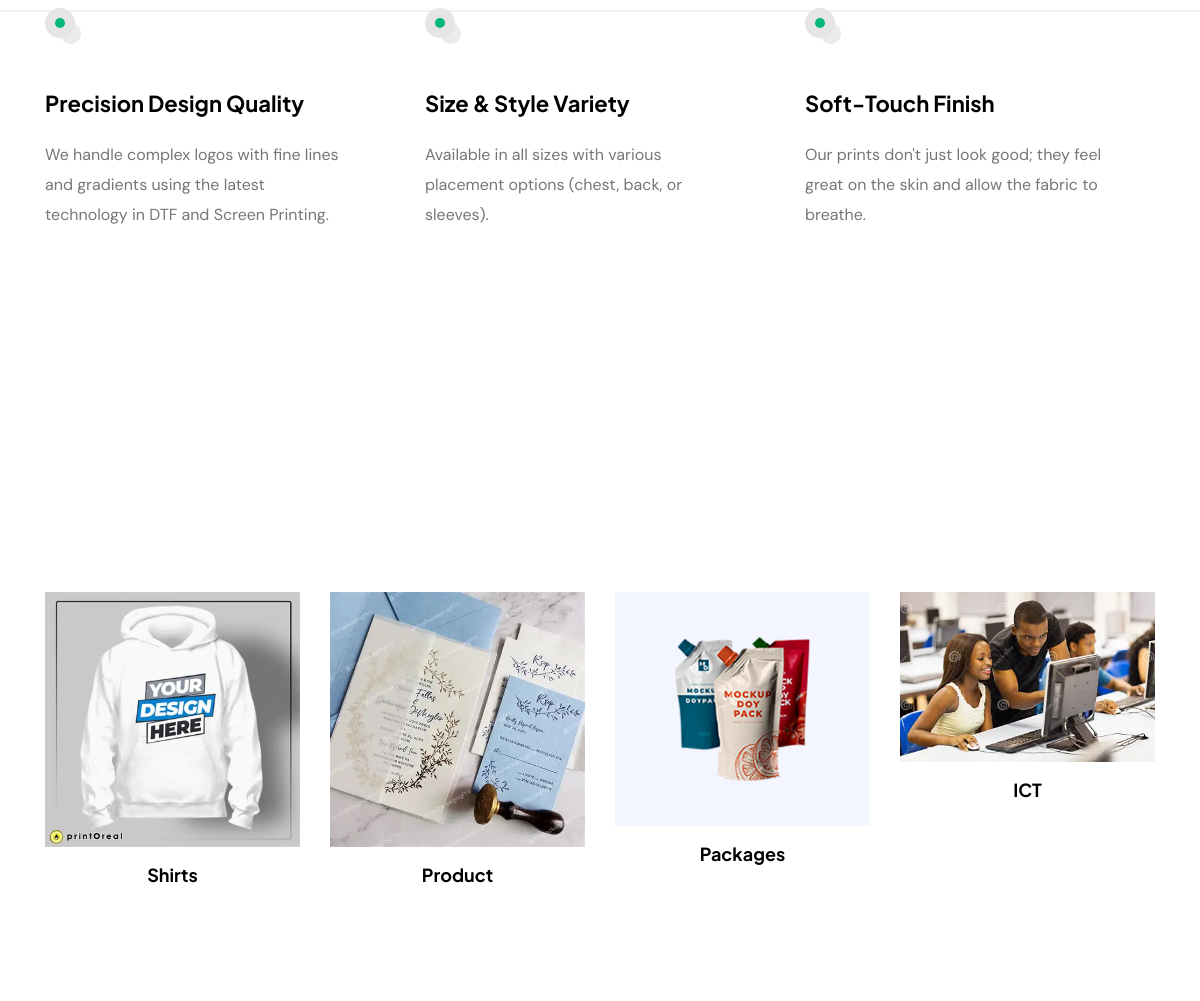
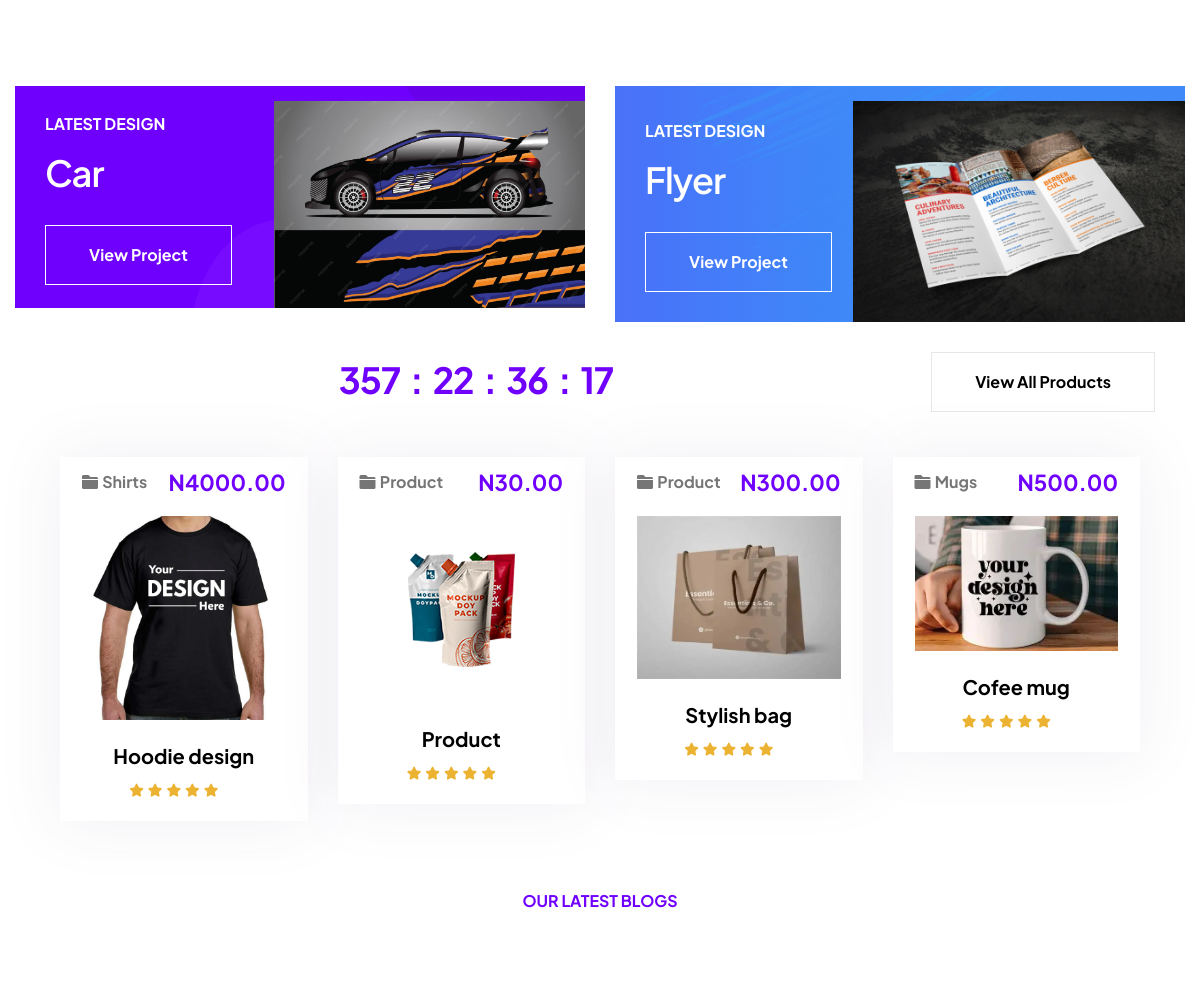
The app's page /service/ (middle part), older data (2 pictures, top to bottom).
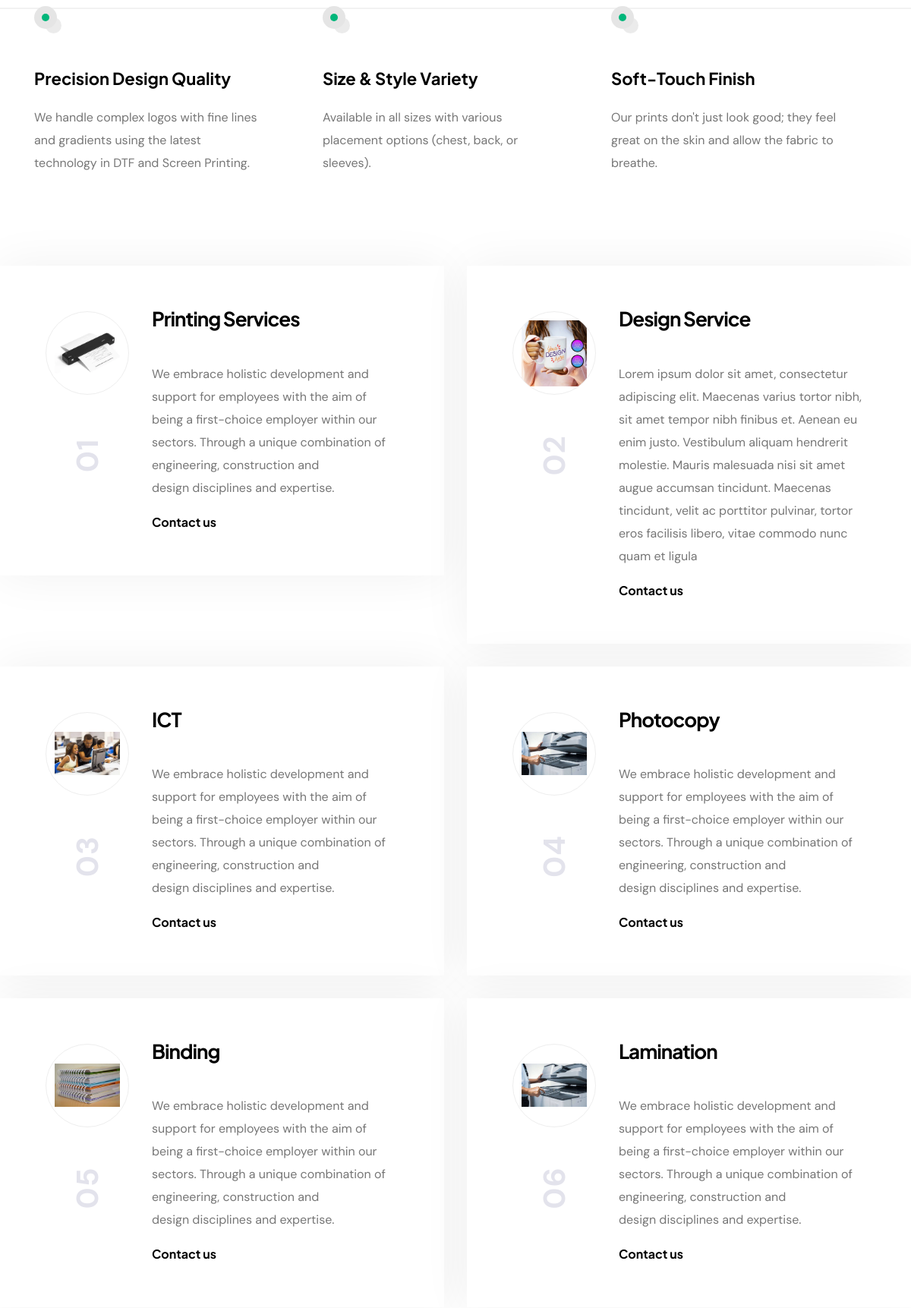
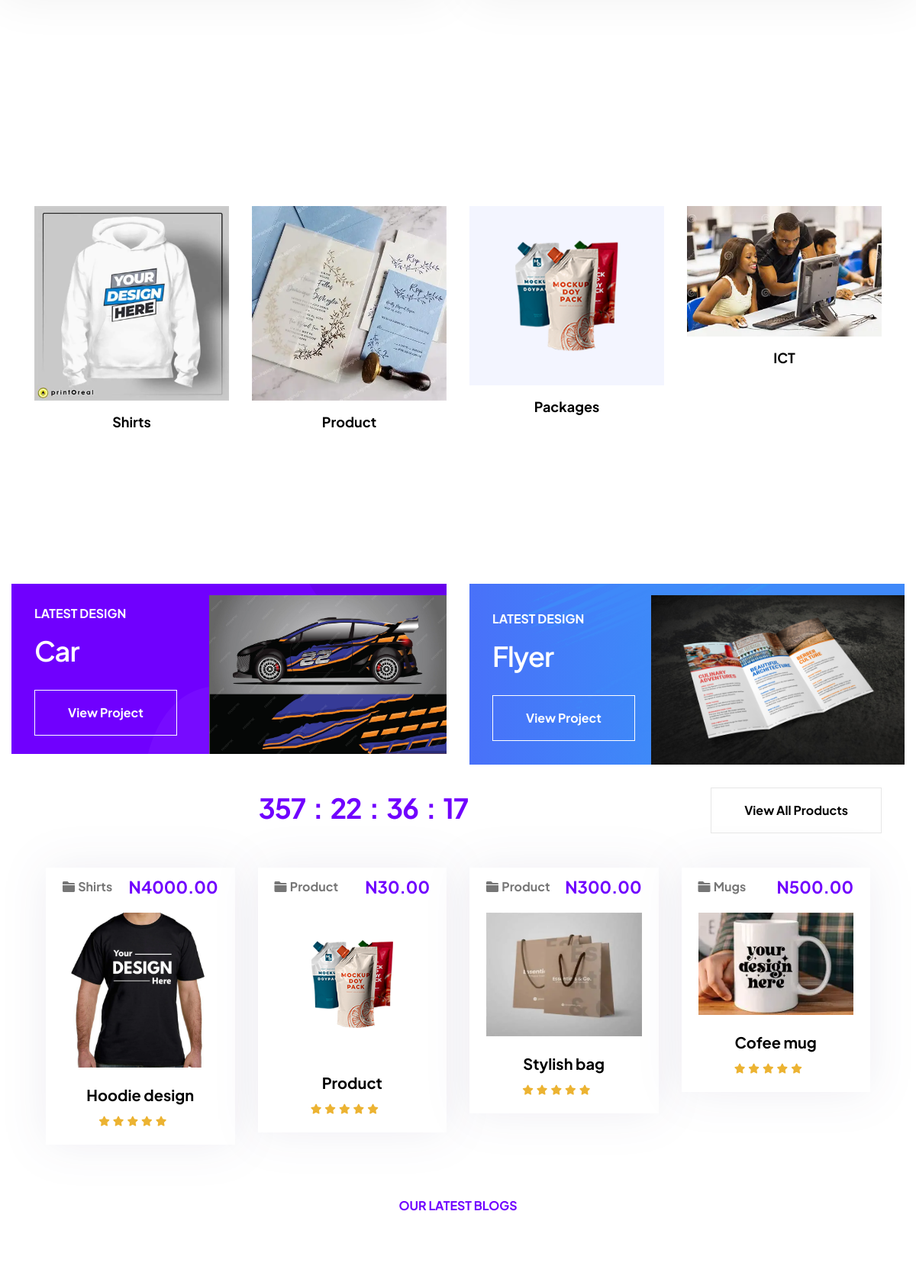
The same page, newer data (2 pictures, top to bottom).
### beltechApp/models.py (models this page shows, shortened)
class Homepage_service_area(models.Model):
    title = models.CharField(max_length=50)
    description = models.CharField(max_length=200)
    image = models.ImageField(upload_to='media/')

class Category(models.Model):
    name = models.CharField(max_length=100, unique=True)
    slug = models.SlugField(max_length=120, unique=True, blank=True)
    image = models.ImageField(upload_to='services-category/', null =True)
    class Meta:
        verbose_name_plural = "Categories"

class Already_done_project(models.Model):
    title =models.CharField(max_length=50)
    description = CKEditor5Field('Description', config_name='default')
    image = models.ImageField(upload_to='projects/')
    category = models.ForeignKey(Category, on_delete=models.CASCADE, related_name='readymade')
    date = models.DateTimeField(auto_now_add=True)

class Products(models.Model):
    category = models.ForeignKey(Category, on_delete=models.CASCADE, related_name='services')
    name = models.CharField(max_length=200)
    description = CKEditor5Field('Description', config_name='default')
    base_price = models.DecimalField(max_digits=10, decimal_places=2)
    image = models.ImageField(upload_to='services/')
    date = models.DateTimeField(auto_now_add=True, null=True)
    is_available = models.BooleanField(default=True)
    is_latest = models.BooleanField(default=False)

class Service(models.Model):
    name = models.CharField(max_length=200)
    description = CKEditor5Field('Description', config_name='default')
    image = models.ImageField(upload_to='services/')
    date = models.DateTimeField(auto_now_add=True, null=True)

### beltechApp/views.py (the view)
# urls.py: path('service/', views.service, name='service' ),
def service(request):
    latest_product = Already_done_project.objects.all().order_by('-date')[:2]
    category = Category.objects.all()
    breadcrumb = printingHomePageImage.objects.all()
    products = Products.objects.all()
    features = Homepage_service_area.objects.all()[:3]
    recent_blogs =BlogPost.objects.all().order_by('-created_at')[:3]
    logo = Logo.objects.first()
    service =Service.objects.all()
    context = {
        'categories':category,
        'navs':breadcrumb,
        'products':products,
        'latests':latest_product,
        'recent_blogs':recent_blogs,
        'logo': logo,
        'features':features,
        'services':service
    }
    return render(request, 'beltechApp/service.html', context)

### beltechApp/context_processors.py (called while the page is built)
def site_settings(request):
    return {
        'logo': Logo.objects.first(), # Grabs the first logo in your database
        'search_form': BlogSearchForm(request.GET or None) # This captures the query if it exists
    }

### beltechApp/models.py (called while the page is built)
    def __str__(self):
        return self.username

### beltechApp/templates/beltechApp/service.html (shortened to what this page needs)
{% extends 'beltechApp/base/base.html' %}
{% load static %}
{% block content %}
<div id="smooth-wrapper">
    {% include 'beltechApp/refactors/features.html'%}
    <div class="row">
        {% for service in services %}
        <div class="col-xl-6 col-lg-6">
            <div class="tp-service-2-wrapper mb-30 wow fadeInUp" data-wow-delay=".3s">
                <div class="tp-service-2-icon-box">
                    <div class="tp-service-2-icon">
                        <span>
                            <img src="{{ service.image.url }}" alt="{{ service.name }}">
                        </span>
                    </div>
                    <div class="tp-service-2-number">
                        <span>0{{ forloop.counter }}</span>
                    </div>
                </div>
                <div class="tp-service-2-content">
                    <h4 class="tp-service-2-title"><a href="service-details.html">{{ service.name }}</a></h4>
                    <p class="tp-service-2-paragraph">{{ service.description | safe }}</p>
                    <div class="tp-service-2-button">
                        <a class="tp-service-2-btn" href="service-details.html">Contact us</a>
                    </div>
                </div>
            </div>
        </div>
        {% endfor %}
    </div>
    <section class="tp-product-2-area pt-120 pb-120">
        <div class="container">
            <div class="row">
                <div class="tp-section-title-wrapper mb-30">
                    <h3 class="tp-section-title mb-35 tp-split-text right">Explore All Catagories</h3>
                </div>
            </div>
            <div class="row">
                <div class="col-xxl-12">
                    <div class="tp-product-2-slider p-relative">
                        <div class="tp-product-2-active swiper-container wow fadeInUp">
                            <div class="swiper-wrapper">
                                {% for category in categories %}
                                <div class="tp-product-2-wrapper tp-costom-wrapper-hover fix swiper-slide">
                                    <div class="tp-product-2-thumb fix mb-15">
                                        <div class="tp-costom-inner-hover">
                                            <a href="shop-details.html"><img src="{{ category.image.url }}" alt=""></a>
                                        </div>
                                    </div>
                                    <div class="tp-product-2-content text-center">
                                        <h4 class="tp-product-2-title"><a href="shop-details.html">{{ category.name }}</a></h4>
                                    </div>
                                </div>
                                {% endfor %}
                            </div>
                        </div>
                    </div>
                </div>
            </div>
        </div>
    </section>
    {% include 'beltechApp/refactors/latest_design.html'%}
    <section class="tp-product-area pb-40">
        <div class="container">
            <div class="row align-items-center mb-45">
                <div class="col-xl-8 col-lg-8">
                    <div class="tp-product-3-coundown-wrapper d-flex">
                        <div class="tp-product-3-coundown-title mr-30">
                            <h3 class="tp-split-text right">Date of the Day</h3>
                        </div>
                        <div class="tp-product-3-countdown" data-countdown data-date="Dec 30 2026 20:20:12">
                            <div class="tp-product-3-countdown-inner">
                                <ul>
                                    <li><span data-days>0</span>:</li>
                                    <li><span data-hours>0</span>:</li>
                                    <li><span data-minutes>0</span>:</li>
                                    <li><span data-seconds>0</span></li>
                                </ul>
                            </div>
                        </div>
                    </div>
                </div>
                <div class="col-xl-4 col-lg-4">
                    <div class="tp-product-3-coundown-btn d-flex justify-content-end">
                        <a class="tp-btn-border" href="cart.html"><span>View All Products</span></a>
                    </div>
                </div>
            </div>
            <div class="container">
                <div class="row">
                    {% for product in products %}
                        <div class="col-xl-3 col-lg-4 col-md-6 col-sm-6">
                            {% include 'beltechApp/refactors/item_list.html' %}
                        </div>
                    {% endfor %}
                </div>
            </div>
        </div>
    </section>
    {% include 'beltechApp/refactors/latest_blog.html'%}
</div>
{% endblock %}

### beltechApp/templates/beltechApp/base/base.html (shortened to what this page needs)
{% load static %}
<!doctype html>
<html class="no-js" lang="zxx">
<head>
    <link rel="stylesheet" href="{% static 'beltechApp/assets/css/bootstrap.css' %}">
    <link rel="stylesheet" href="{% static 'beltechApp/assets/css/animate.css' %}">
    <link rel="stylesheet" href="{% static 'beltechApp/assets/css/swiper-bundle.css' %}">
    <link rel="stylesheet" href="{% static 'beltechApp/assets/css/slick.css' %}">
    <link rel="stylesheet" href="{% static 'beltechApp/assets/css/magnific-popup.css' %}">
    <link rel="stylesheet" href="{% static 'beltechApp/assets/css/font-awesome-pro.css' %}">
    <link rel="stylesheet" href="{% static 'beltechApp/assets/css/flaticon_presvilla.css' %}">
    <link rel="stylesheet" href="{% static 'beltechApp/assets/css/spacing.css' %}">
    <link rel="stylesheet" href="{% static 'beltechApp/assets/css/main.css' %}">
</head>
<body class="tp-magic-cursor">
<body>
    {% block content %}
    {% endblock %}
</body>
</html>

### beltechApp/templates/beltechApp/refactors/features.html (shortened to what this page needs)
<section class="tp-feature-2-area pt-120 pb-90">
    <div class="container">
        <div class="row">
            <div class="co-xl-6">
            </div>
        </div>
        <div class="row mb-50">
            <div class="col-xl-4 col-lg-4 col-md-4">
                <div class="tp-feature-2-top-wrapper">
                    <div class="tp-feature-2-icon"></div>
                </div>
            </div>
            <div class="col-xl-4 col-lg-4 col-md-4">
                <div class="tp-feature-2-top-wrapper">
                    <div class="tp-feature-2-icon"></div>
                </div>
            </div>
            <div class="col-xl-4 col-lg-4 col-md-4">
                <div class="tp-feature-2-top-wrapper">
                    <div class="tp-feature-2-icon"></div>
                </div>
            </div>
        </div>
        <div class="row">
            {% for feature in features %}
            <div class="col-xl-4 col-lg-4 col-md-4">
                <div class="tp-feature-2-wrapper mb-30 wow fadeInUp" data-wow-delay=".3s" data-wow-duration="1s">
                    <div class="tp-feature-2-content">
                        <h4 class="tp-feature-2-title">{{ feature.title }}</h4>
                        <p class="tp-feature-2-paragraph">{{ feature.description }}</p>
                    </div>
                </div>
            </div>
            {% endfor %}
        </div>
    </div>
</section>

### beltechApp/templates/beltechApp/refactors/latest_design.html (shortened to what this page needs)
{% load static %}
<section class="tp-product-area p-relative z-index-11">
    <div class="container-fluid">
        <div class="row tp-product-row">
            {% for latest in latests %}
            <div class="col-xl-6 col-lg-6 mb-30"> <div class="tp-product-bg-overlay {% if forloop.counter|divisibleby:2 %}two{% endif %} fix wow fadeInUp">
                    <div class="row align-items-center">
                        <div class="col-xl-5 col-lg-7 col-md-5">
                            <div class="tp-product-left-wrapper">
                                <div class="tp-product-content p-relative z-index-11">
                                    <h6 class="tp-product-sub-title">LATEST DESIGN</h6>
                                    <h3 class="tp-product-title">{{ latest.title }}</h3>
                                    <div class="tp-product-btn">
                                        <a class="tp-btn-border" href="#"><span>View Project</span></a>
                                    </div>
                                </div>
                            </div>
                        </div>
                        <div class="col-xl-7 col-lg-5 col-md-7">
                            <div class="tp-product-right-wrapper">
                                <div class="tp-product-right-img {% if forloop.counter|divisibleby:2 %}two{% else %}one{% endif %} p-relative z-index-1">
                                    <img src="{{ latest.image.url }}" alt="{{ latest.title }}" style="width: 100%; object-fit: cover;">
                                    <div class="{% if forloop.counter|divisibleby:2 %}tp-product-right-img-shape-two{% else %}tp-product-right-img-shape{% endif %}">
                                    </div>
                                </div>
                            </div>
                        </div>
                    </div>
                </div>
            </div>
            {% endfor %}
        </div>
    </div>
</section>

### beltechApp/templates/beltechApp/refactors/item_list.html (shortened to what this page needs)
<div class="product_wrapper two mb-30 wow fadeInUp" data-wow-delay=".3s" data-wow-duration="1s">
    <div class="product__item p-relative">
        <div class="product__top-brand d-flex justify-content-between mb-15">
            <div class="product__top-name">
                <i class="fas fa-folder"></i>
                <span>{{ product.category.name|default:"Product" }}</span>
            </div>
            <div class="product__top-price">
                <a href="#">N{{ product.base_price }}</a>
            </div>
        </div>
        <div class="product__thumb w-img p-relative fix mb-10">
            <a href="shop-details.html">
                <img src="{{ product.image.url }}" alt="{{ product.name }}">
            </a>
        </div>
        <div class="product__content text-center">
            <h3 class="product__title">
                <a href="shop-details.html">{{ product.name }}</a>
            </h3>
            <div class="product__rating d-flex justify-content-center">
                <span><i class="fa-solid fa-star"></i></span>
                <span><i class="fa-solid fa-star"></i></span>
                <span><i class="fa-solid fa-star"></i></span>
                <span><i class="fa-solid fa-star"></i></span>
                <span><i class="fa-solid fa-star"></i></span>
            </div>
        </div>
    </div>
</div>

### beltechApp/templates/beltechApp/refactors/latest_blog.html (shortened to what this page needs)
<section class="tp-blog-3-area pb-120">
    <div class="container">
        <div class="row">
            <div class="tp-section-title-wrapper mb-45 text-center">
                <h6 class="tp-section-sub-title">OUR LATEST BLOGS</h6>
                <h3 class="tp-section-title mb-35 tp-split-text right">Read Our Latest Blog Post</h3>
            </div>
        </div>
    </div>
</section>

### beltechApp/static/beltechApp/assets/css/spacing.css (style rules this page uses)
.mb-10 { margin-bottom:10px }
.mb-15 { margin-bottom:15px }
.mb-30 { margin-bottom:30px }
.mb-35 { margin-bottom:35px }
.mb-45 { margin-bottom:45px }
.mb-50 { margin-bottom:50px }
.mr-30 { margin-right:30px }
.pt-120 { padding-top:120px }
.pb-40 { padding-bottom:40px }
.pb-90 { padding-bottom:90px }
.pb-120 { padding-bottom:120px }

Row changes from the older to the newer data that the page shows:
added Service: image (picture), name "Printing Services", description "We embrace holistic development and support for employees with the aim of being a first-choice employer within our sectors. Through a unique combination of engineering, construction and design disciplines and expertise."
added Service: image (picture), name "Design Service", description "Lorem ipsum dolor sit amet, consectetur adipiscing elit. Maecenas varius tortor nibh, sit amet tempor nibh finibus et. Aenean eu enim justo. Vestibulum aliquam hendrerit molestie. Mauris malesuada nisi sit amet augue accumsan tincidunt. Maecenas tincidunt, velit ac porttitor pulvinar, tortor eros facilisis libero, vitae commodo nunc quam et ligula"
added Service: image (picture), name "ICT", description "We embrace holistic development and support for employees with the aim of being a first-choice employer within our sectors. Through a unique combination of engineering, construction and design disciplines and expertise."
added Service: image (picture), name "Photocopy", description "We embrace holistic development and support for employees with the aim of being a first-choice employer within our sectors. Through a unique combination of engineering, construction and design disciplines and expertise."
added Service: image (picture), name "Binding", description "We embrace holistic development and support for employees with the aim of being a first-choice employer within our sectors. Through a unique combination of engineering, construction and design disciplines and expertise."
added Service: image (picture), name "Lamination", description "We embrace holistic development and support for employees with the aim of being a first-choice employer within our sectors. Through a unique combination of engineering, construction and design disciplines and expertise."
